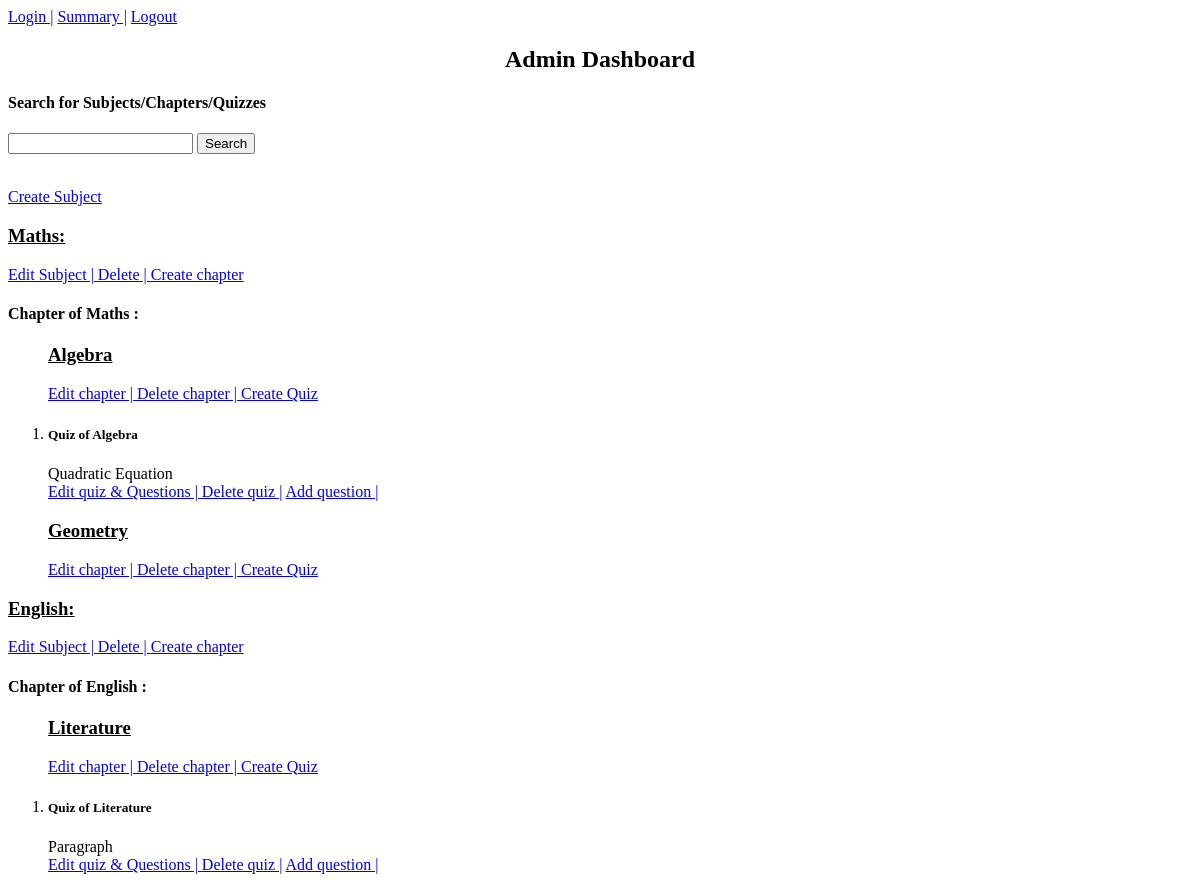
Before: /admin/dashboard with the older database file.
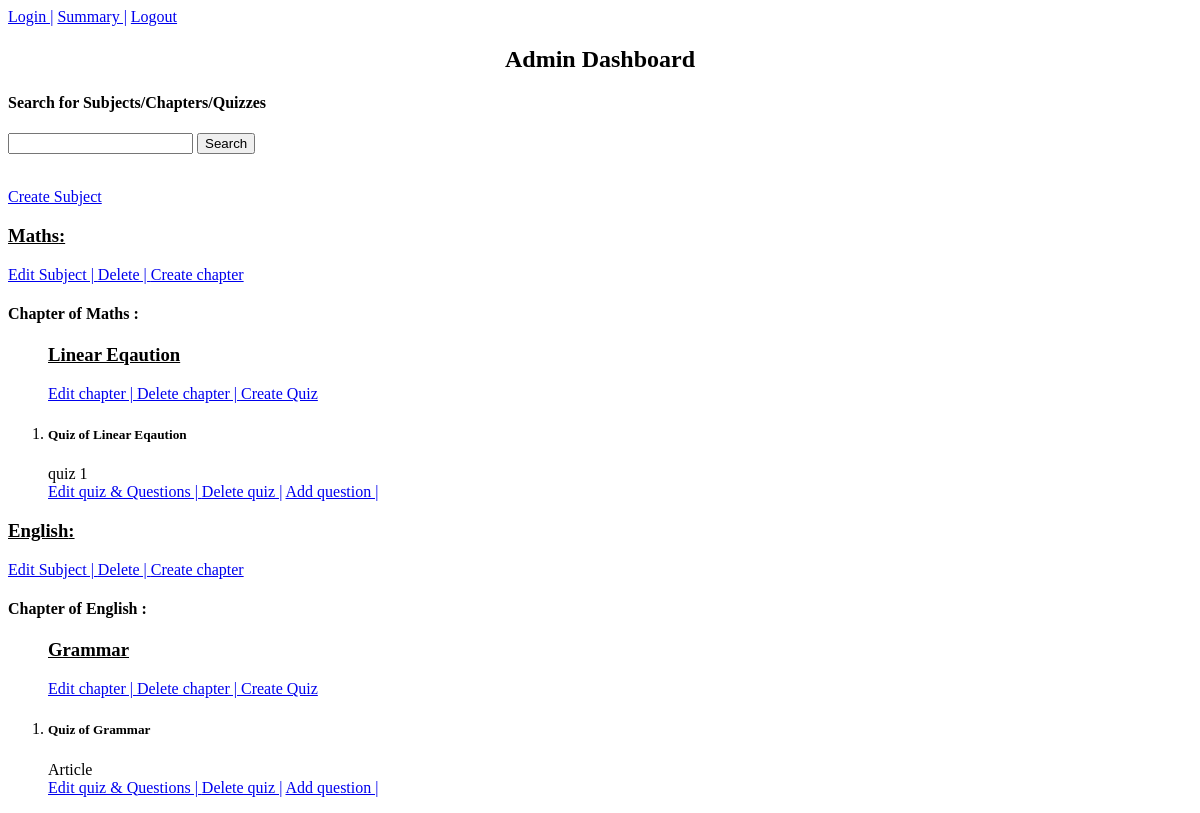
After: the same page with the newer database file.
### models.py (models this page shows)
class Subject(db.Model):
    id=db.Column(db.Integer,primary_key=True,nullable=False,autoincrement=True)
    name=db.Column(db.String(100),nullable=False)
    description=db.Column(db.String(250),nullable=True)
    chapter=db.relationship("Chapter",backref='subject',cascade='all,delete')

class Chapter(db.Model):
    id=db.Column(db.Integer,primary_key=True,nullable=False,autoincrement=True)
    subject_id=db.Column(db.Integer,db.ForeignKey('subject.id',ondelete="CASCADE"),nullable=False)
    name=db.Column(db.String(100),nullable=False)
    description=db.Column(db.String(250),nullable=True)
    quiz=db.relationship('Quiz',backref='chapter',cascade='all,delete')

class Quiz(db.Model):
    id=db.Column(db.Integer,primary_key=True,nullable=False,autoincrement=True)
    name=db.Column(db.String(100),nullable=False)
    chapter_id=db.Column(db.Integer,db.ForeignKey('chapter.id',ondelete="CASCADE"),nullable=False)
    remarks=db.Column(db.String(300),nullable=True)
    question=db.relationship('Question',backref='quiz',cascade='all,delete')
    score=db.relationship('Score',backref='quiz',cascade='all,delete')

### app.py (the view, shortened to what this page needs)
@app.route('/admin/dashboard',methods=['GET','POST'])
def admin_dashboard():
    subject=Subject.query.all()
    user=User.query.filter(User.username!='admin').all()
    quiz=Quiz.query.all()
    chapter=Chapter.query.all()
    question=Question.query.all()
    search=request.form.get('search'," ").strip().lower()
    subjects=[]
    return render_template('admin_dashboard.html',user=user,subject=subjects if search else subject,quiz= quiz,question=question,chapter= chapter)

### templates/admin_dashboard.html (shortened to what this page needs)
<html>
     <a href="{{url_for('login')}}" > Login |</a> <a href="{{url_for('summary')}}" > Summary |</a>  <a href="{{url_for('logout')}}" >Logout</a><h2 ><b> Admin Dashboard</b></h2>
       <h4>Search for Subjects/Chapters/Quizzes</h4>
       <form action ="{{url_for('admin_dashboard')}}" method ="POST">
            <input type="text" name ="search" class="form-control" value="{{search}}">
            <button type="submit">Search</button>
        </form>
        <br>
       <a href="{{url_for('create_new_subject')}}" >Create Subject</a>
    {% for sub in subject%}
         <h3><u>{{sub.name}}: </u></h3>
        <a href="{{url_for('edit_subject',subject_id=sub.id)}}"> Edit Subject | </a>
        <a href="{{url_for('delete_subject',subject_id=sub.id)}}"> Delete | </a>
        <a href="{{url_for('create_chapter',subject_id=sub.id)}}"> Create chapter  </a>
        <h4>Chapter of {{sub.name}} :</h4>
        <ol>
        {% for chap in sub.chapter%}
                <h3><u>{{chap.name}}</u></h3>
                    <a href="{{url_for('edit_chapter',subject_id=sub.id,chapter_id=chap.id)}}" > Edit chapter | </a>
                    <a href="{{url_for('delete_chapter',subject_id=sub.id,chapter_id=chap.id)}}" > Delete chapter | </a>
                    <a href="{{url_for('create_quiz',subject_id=sub.id,chapter_id=chap.id)}}" > Create Quiz  </a>
        {%for quizzes in chap.quiz%}
        <li>
        <h5>Quiz of {{chap.name}}</h5>
        {{quizzes.name}}
        <div>
            <a href="{{url_for('edit_quiz',subject_id=sub.id,quiz_id=quizzes.id)}}" > Edit quiz & Questions |  </a>
            <a href="{{url_for('delete_quiz',subject_id=sub.id,quiz_id=quizzes.id)}}" > Delete quiz |</a>
            <a href="{{url_for('add_question',subject_id=sub.id,quiz_id=quizzes.id)}}" > Add question | </a>
        </div>
    </li>
{%endfor%}
{% endfor %}
</ol>
{%endfor%}
</html>

### templates/admin_dashboard.html (style rules this page uses)
h2 { text-align: center; }

Changed rows visible on the page:
removed Chapter: name "Geometry", shown under Subject "Maths"
changed Chapter: name "Algebra" → "Linear Eqaution"
changed Quiz: name "Quadratic Equation" → "quiz 1"
changed Chapter: name "Literature" → "Grammar"
changed Quiz: name "Paragraph" → "Article"
